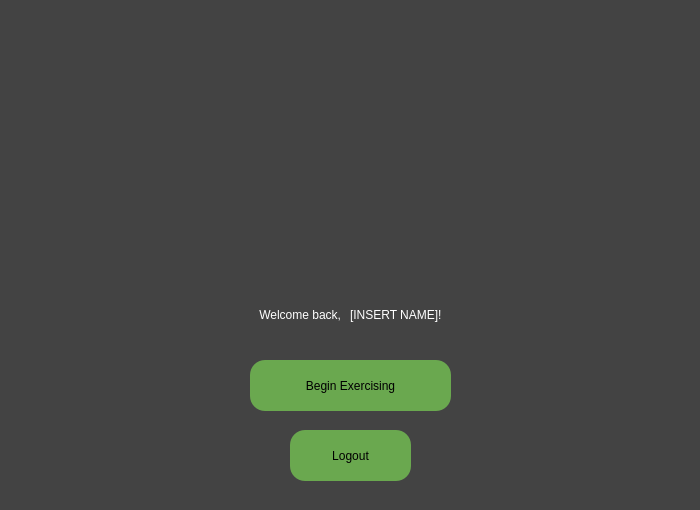
<?xml version="1.0" encoding="UTF-8"?>
<ui version="4.0">
 <class>Form</class>
 <widget class="QWidget" name="Form">
  <property name="geometry">
   <rect>
    <x>0</x>
    <y>0</y>
    <width>700</width>
    <height>510</height>
   </rect>
  </property>
  <property name="windowTitle">
   <string>Form</string>
  </property>
  <property name="styleSheet">
   <string notr="true">background-color: rgb(67, 67, 67);</string>
  </property>
  <widget class="QLabel" name="logo">
   <property name="geometry">
    <rect>
     <x>70</x>
     <y>20</y>
     <width>561</width>
     <height>261</height>
    </rect>
   </property>
   <property name="text">
    <string>&lt;html&gt;&lt;head/&gt;&lt;body&gt;&lt;p&gt;&lt;img src=&quot;:/logo/logo4.PNG&quot;/&gt;&lt;/p&gt;&lt;/body&gt;&lt;/html&gt;</string>
   </property>
  </widget>
  <widget class="QPushButton" name="beginExercisingButton">
   <property name="geometry">
    <rect>
     <x>250</x>
     <y>360</y>
     <width>201</width>
     <height>51</height>
    </rect>
   </property>
   <property name="styleSheet">
    <string notr="true">QPushButton {
	border-radius: 15px;
	background-color: rgb(106, 168, 79);
	font: 75 13pt &quot;Arial&quot;;
}
QPushButton:hover
{
   background-color: rgb(84, 132, 62)
}</string>
   </property>
   <property name="text">
    <string>Begin Exercising</string>
   </property>
  </widget>
  <widget class="QLabel" name="welcome">
   <property name="geometry">
    <rect>
     <x>200</x>
     <y>300</y>
     <width>141</width>
     <height>31</height>
    </rect>
   </property>
   <property name="styleSheet">
    <string notr="true">font: 75 15pt &quot;Arial&quot;;
color: rgb(255, 255, 255);</string>
   </property>
   <property name="text">
    <string>&lt;html&gt;&lt;head/&gt;&lt;body&gt;&lt;p align=&quot;right&quot;&gt;Welcome back,&lt;/p&gt;&lt;/body&gt;&lt;/html&gt;</string>
   </property>
  </widget>
  <widget class="QLabel" name="welcomeUser">
   <property name="geometry">
    <rect>
     <x>350</x>
     <y>300</y>
     <width>151</width>
     <height>31</height>
    </rect>
   </property>
   <property name="styleSheet">
    <string notr="true">font: 75 15pt &quot;Arial&quot;;
color: rgb(255, 255, 255);</string>
   </property>
   <property name="text">
    <string>&lt;html&gt;&lt;head/&gt;&lt;body&gt;&lt;p&gt;[INSERT NAME]!&lt;/p&gt;&lt;/body&gt;&lt;/html&gt;</string>
   </property>
   <property name="openExternalLinks">
    <bool>true</bool>
   </property>
  </widget>
  <widget class="QPushButton" name="logoutButton">
   <property name="geometry">
    <rect>
     <x>290</x>
     <y>430</y>
     <width>121</width>
     <height>51</height>
    </rect>
   </property>
   <property name="styleSheet">
    <string notr="true">QPushButton {
	border-radius: 15px;
	background-color: rgb(106, 168, 79);
	font: 75 13pt &quot;Arial&quot;;
}
QPushButton:hover
{
   background-color: rgb(84, 132, 62)
}
</string>
   </property>
   <property name="text">
    <string>Logout</string>
   </property>
  </widget>
 </widget>
 <resources>
  <include location="logo.qrc"/>
 </resources>
 <connections/>
</ui>
